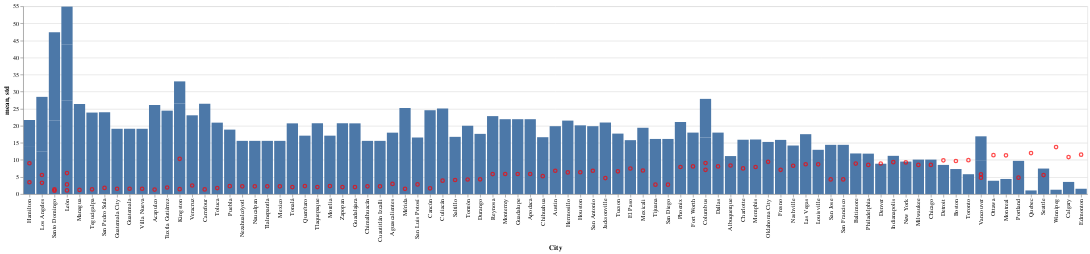

This figure's notebook cell:
### Code cell
var = var.reset_index().sort_values("Latitude")
chart = alt.Chart(var).mark_bar().encode(
    y = "mean",
    x = alt.X("City", sort=None),
)
chart2 = chart.mark_point(color='red').encode(
    y = "std",
    x = alt.X("City", sort=None),
    )
chart = chart + chart2
chart

### Figure 1 — Vega-Lite specification as saved in the notebook (floating-point values rounded to 4 significant figures)
{"config": {"view": {"continuousWidth": 400, "continuousHeight": 300}}, "layer": [{"mark": "bar", "encoding": {"x": {"type": "nominal", "field": "City", "sort": null}, "y": {"type": "quantitative", "field": "mean"}}}, {"mark": {"type": "point", "color": "red"}, "encoding": {"x": {"type": "nominal", "field": "City", "sort": null}, "y": {"type": "quantitative", "field": "std"}}}], "data": {"name": "data-42add29b044b8fa0446b8cc36535e186"}, "$schema": "https://vega.github.io/schema/vega-lite/v4.8.1.json", "datasets": {"data-42add29b044b8fa0446b8cc36535e186": [{"City": "Hamilton", "Latitude": -37.78, "mean": 13.79, "std": 3.451}, {"City": "Los Angeles", "Latitude": -37.78, "mean": 12.54, "std": 3.277}, {"City": "Santo Domingo", "Latitude": -0.8, "mean": 21.46, "std": 0.9933}, {"City": "León", "Latitude": 12.05, "mean": 27.32, "std": 1.075}, {"City": "Managua", "Latitude": 12.05, "mean": 26.34, "std": 1.204}, {"City": "Tegucigalpa", "Latitude": 13.66, "mean": 23.87, "std": 1.397}, {"City": "San Pedro Sula", "Latitude": 15.27, "mean": 23.94, "std": 1.788}, {"City": "Guatemala City", "Latitude": 15.27, "mean": 19.12, "std": 1.56}, {"City": "Guatemala", "Latitude": 15.27, "mean": 19.12, "std": 1.56}, {"City": "Villa Nueva", "Latitude": 15.27, "mean": 19.12, "std": 1.56}, {"City": "Acapulco", "Latitude": 16.87, "mean": 26.06, "std": 1.317}, {"City": "Tuxtla Gutiérrez", "Latitude": 16.87, "mean": 24.43, "std": 1.927}, {"City": "Kingston", "Latitude": 18.48, "mean": 26.6, "std": 1.433}, {"City": "Veracruz", "Latitude": 18.48, "mean": 23.06, "std": 2.507}, {"City": "Carrefour", "Latitude": 18.48, "mean": 26.43, "std": 1.367}, {"City": "Toluca", "Latitude": 18.48, "mean": 20.92, "std": 1.746}, {"City": "Santo Domingo", "Latitude": 18.48, "mean": 25.93, "std": 1.365}, {"City": "Puebla", "Latitude": 18.48, "mean": 18.87, "std": 2.304}, {"City": "Nezahualcóyotl", "Latitude": 20.09, "mean": 15.58, "std": 2.276}, {"City": "Naucalpan", "Latitude": 20.09, "mean": 15.58, "std": 2.276}, {"City": "Tlalnepantla", "Latitude": 20.09, "mean": 15.58, "std": 2.276}, {"City": "Mexico", "Latitude": 20.09, "mean": 15.58, "std": 2.276}, {"City": "Tonalá", "Latitude": 20.09, "mean": 20.71, "std": 2.045}, {"City": "Querétaro", "Latitude": 20.09, "mean": 17.1, "std": 2.335}, {"City": "Tlaquepaque", "Latitude": 20.09, "mean": 20.71, "std": 2.045}, {"City": "Morelia", "Latitude": 20.09, "mean": 17.1, "std": 2.335}, {"City": "Zapopan", "Latitude": 20.09, "mean": 20.71, "std": 2.045}, {"City": "Guadalajara", "Latitude": 20.09, "mean": 20.71, "std": 2.045}, {"City": "Chimalhuacán", "Latitude": 20.09, "mean": 15.58, "std": 2.276}, {"City": "Cuautitlán Izcalli", "Latitude": 20.09, "mean": 15.58, "std": 2.276}, {"City": "Aguascalientes", "Latitude": 21.7, "mean": 17.98, "std": 2.971}, {"City": "Mérida", "Latitude": 21.7, "mean": 25.2, "std": 1.523}, {"City": "San Luis Potosí", "Latitude": 21.7, "mean": 16.56, "std": 2.824}, {"City": "Cancún", "Latitude": 21.7, "mean": 24.55, "std": 1.672}, {"City": "León", "Latitude": 21.7, "mean": 16.56, "std": 2.824}, {"City": "Culiacán", "Latitude": 24.92, "mean": 25.06, "std": 3.929}, {"City": "Saltillo", "Latitude": 24.92, "mean": 16.76, "std": 4.127}, {"City": "Torreón", "Latitude": 24.92, "mean": 20.02, "std": 4.272}, {"City": "Durango", "Latitude": 24.92, "mean": 17.63, "std": 4.318}, {"City": "Reynosa", "Latitude": 26.52, "mean": 22.83, "std": 5.841}, {"City": "Monterrey", "Latitude": 26.52, "mean": 21.93, "std": 5.878}, {"City": "Guadalupe", "Latitude": 26.52, "mean": 21.93, "std": 5.878}, {"City": "Apodaca", "Latitude": 26.52, "mean": 21.93, "std": 5.878}, {"City": "Chihuahua", "Latitude": 28.13, "mean": 16.65, "std": 5.228}, {"City": "Austin", "Latitude": 29.74, "mean": 19.88, "std": 6.834}, {"City": "Hermosillo", "Latitude": 29.74, "mean": 21.51, "std": 6.338}, {"City": "Houston", "Latitude": 29.74, "mean": 20.12, "std": 6.396}, {"City": "San Antonio", "Latitude": 29.74, "mean": 19.88, "std": 6.834}, {"City": "Jacksonville", "Latitude": 29.74, "mean": 20.95, "std": 4.691}, {"City": "Tucson", "Latitude": 31.35, "mean": 17.7, "std": 6.663}, {"City": "El Paso", "Latitude": 31.35, "mean": 15.79, "std": 7.483}, {"City": "Mexicali", "Latitude": 32.95, "mean": 19.41, "std": 6.891}, {"City": "Tijuana", "Latitude": 32.95, "mean": 16.14, "std": 2.741}, {"City": "San Diego", "Latitude": 32.95, "mean": 16.14, "std": 2.741}, {"City": "Phoenix", "Latitude": 32.95, "mean": 21.09, "std": 7.924}, {"City": "Fort Worth", "Latitude": 32.95, "mean": 18.0, "std": 8.101}, {"City": "Columbus", "Latitude": 32.95, "mean": 16.61, "std": 7.084}, {"City": "Dallas", "Latitude": 32.95, "mean": 18.0, "std": 8.101}, {"City": "Albuquerque", "Latitude": 34.56, "mean": 11.13, "std": 8.366}, {"City": "Charlotte", "Latitude": 34.56, "mean": 15.91, "std": 7.511}, {"City": "Memphis", "Latitude": 34.56, "mean": 15.98, "std": 7.931}, {"City": "Los Angeles", "Latitude": 34.56, "mean": 15.92, "std": 5.575}, {"City": "Oklahoma City", "Latitude": 36.17, "mean": 15.27, "std": 9.432}, {"City": "Fresno", "Latitude": 36.17, "mean": 15.87, "std": 7.106}, {"City": "Nashville", "Latitude": 36.17, "mean": 14.22, "std": 8.301}, {"City": "Las Vegas", "Latitude": 36.17, "mean": 17.54, "std": 8.733}, {"City": "Louisville", "Latitude": 37.78, "mean": 12.96, "std": 8.695}, {"City": "San Jose", "Latitude": 37.78, "mean": 14.42, "std": 4.299}, {"City": "San Francisco", "Latitude": 37.78, "mean": 14.42, "std": 4.299}, {"City": "Baltimore", "Latitude": 39.38, "mean": 11.89, "std": 8.921}, {"City": "Philadelphia", "Latitude": 39.38, "mean": 11.84, "std": 8.534}, {"City": "Denver", "Latitude": 39.38, "mean": 8.886, "std": 8.958}, {"City": "Columbus", "Latitude": 39.38, "mean": 11.26, "std": 9.063}, {"City": "Indianapolis", "Latitude": 39.38, "mean": 11.2, "std": 9.352}, {"City": "New York", "Latitude": 40.99, "mean": 9.515, "std": 9.273}, {"City": "Milwaukee", "Latitude": 42.59, "mean": 10.09, "std": 8.523}, {"City": "Chicago", "Latitude": 42.59, "mean": 10.09, "std": 8.523}, {"City": "Hamilton", "Latitude": 42.59, "mean": 7.9, "std": 9.033}, {"City": "Detroit", "Latitude": 42.59, "mean": 8.538, "std": 9.883}, {"City": "León", "Latitude": 42.59, "mean": 11.01, "std": 6.149}, {"City": "Boston", "Latitude": 42.59, "mean": 7.329, "std": 9.687}, {"City": "Kingston", "Latitude": 44.2, "mean": 6.397, "std": 10.31}, {"City": "Toronto", "Latitude": 44.2, "mean": 5.812, "std": 9.915}, {"City": "Vancouver", "Latitude": 45.81, "mean": 9.721, "std": 4.794}, {"City": "Ottawa", "Latitude": 45.81, "mean": 3.895, "std": 11.39}, {"City": "Montreal", "Latitude": 45.81, "mean": 4.422, "std": 11.35}, {"City": "Portland", "Latitude": 45.81, "mean": 9.721, "std": 4.794}, {"City": "Quebec", "Latitude": 47.42, "mean": 1.063, "std": 12.0}, {"City": "Seattle", "Latitude": 47.42, "mean": 7.471, "std": 5.566}, {"City": "Vancouver", "Latitude": 49.03, "mean": 7.19, "std": 5.765}, {"City": "Winnipeg", "Latitude": 50.63, "mean": 1.27, "std": 13.76}, {"City": "Calgary", "Latitude": 50.63, "mean": 3.555, "std": 10.83}, {"City": "Edmonton", "Latitude": 53.84, "mean": 1.554, "std": 11.52}]}}
